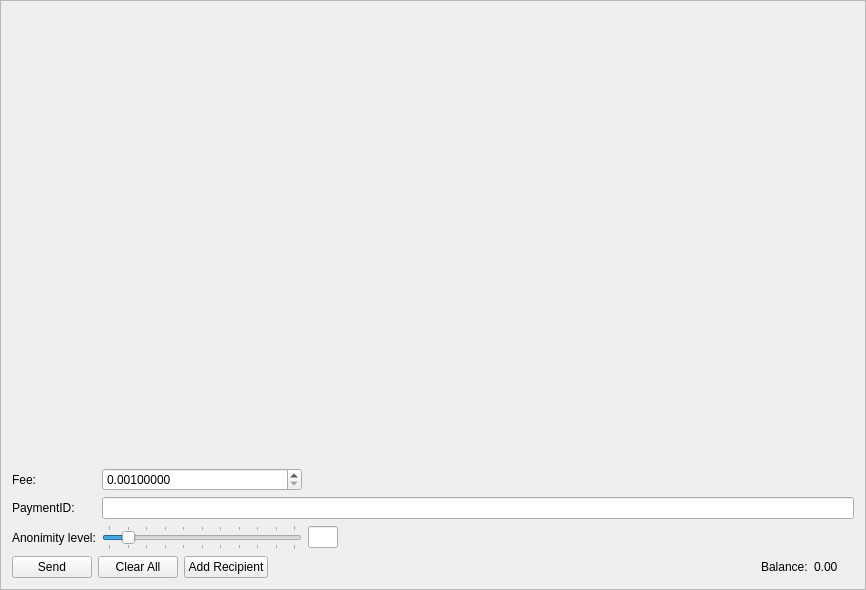
<?xml version="1.0" encoding="UTF-8"?>
<ui version="4.0">
 <class>SendFrame</class>
 <widget class="QFrame" name="SendFrame">
  <property name="geometry">
   <rect>
    <x>0</x>
    <y>0</y>
    <width>866</width>
    <height>590</height>
   </rect>
  </property>
  <property name="windowTitle">
   <string>Frame</string>
  </property>
  <property name="frameShape">
   <enum>QFrame::StyledPanel</enum>
  </property>
  <property name="frameShadow">
   <enum>QFrame::Raised</enum>
  </property>
  <layout class="QVBoxLayout" name="m_send_frame_main_layout">
   <item>
    <widget class="QScrollArea" name="m_transfersScrollarea">
     <property name="frameShape">
      <enum>QFrame::NoFrame</enum>
     </property>
     <property name="widgetResizable">
      <bool>true</bool>
     </property>
     <widget class="QWidget" name="scrollAreaWidgetContents">
      <property name="geometry">
       <rect>
        <x>0</x>
        <y>0</y>
        <width>840</width>
        <height>412</height>
       </rect>
      </property>
      <layout class="QVBoxLayout" name="m_send_frame_layout">
       <property name="leftMargin">
        <number>0</number>
       </property>
       <property name="topMargin">
        <number>0</number>
       </property>
       <property name="rightMargin">
        <number>0</number>
       </property>
       <property name="bottomMargin">
        <number>0</number>
       </property>
       <item>
        <spacer name="verticalSpacer">
         <property name="orientation">
          <enum>Qt::Vertical</enum>
         </property>
         <property name="sizeHint" stdset="0">
          <size>
           <width>20</width>
           <height>445</height>
          </size>
         </property>
        </spacer>
       </item>
      </layout>
     </widget>
    </widget>
   </item>
   <item>
    <layout class="QGridLayout" name="gridLayout">
     <property name="topMargin">
      <number>5</number>
     </property>
     <item row="2" column="0">
      <widget class="QLabel" name="label_2">
       <property name="text">
        <string>Anonimity level:</string>
       </property>
      </widget>
     </item>
     <item row="1" column="1" colspan="3">
      <widget class="QLineEdit" name="m_paymentIdEdit"/>
     </item>
     <item row="1" column="0">
      <widget class="QLabel" name="label_6">
       <property name="text">
        <string>PaymentID:</string>
       </property>
      </widget>
     </item>
     <item row="2" column="3">
      <spacer name="horizontalSpacer">
       <property name="orientation">
        <enum>Qt::Horizontal</enum>
       </property>
       <property name="sizeType">
        <enum>QSizePolicy::Expanding</enum>
       </property>
       <property name="sizeHint" stdset="0">
        <size>
         <width>298</width>
         <height>20</height>
        </size>
       </property>
      </spacer>
     </item>
     <item row="2" column="1">
      <widget class="QSlider" name="m_mixinSlider">
       <property name="maximumSize">
        <size>
         <width>200</width>
         <height>16777215</height>
        </size>
       </property>
       <property name="maximum">
        <number>10</number>
       </property>
       <property name="pageStep">
        <number>1</number>
       </property>
       <property name="value">
        <number>1</number>
       </property>
       <property name="tracking">
        <bool>false</bool>
       </property>
       <property name="orientation">
        <enum>Qt::Horizontal</enum>
       </property>
       <property name="tickPosition">
        <enum>QSlider::TicksBothSides</enum>
       </property>
       <property name="tickInterval">
        <number>1</number>
       </property>
      </widget>
     </item>
     <item row="2" column="2">
      <widget class="QLineEdit" name="m_mixinEdit">
       <property name="maximumSize">
        <size>
         <width>30</width>
         <height>16777215</height>
        </size>
       </property>
       <property name="text">
        <string notr="true"/>
       </property>
       <property name="maxLength">
        <number>5</number>
       </property>
       <property name="alignment">
        <set>Qt::AlignCenter</set>
       </property>
       <property name="readOnly">
        <bool>true</bool>
       </property>
      </widget>
     </item>
     <item row="0" column="0">
      <widget class="QLabel" name="label">
       <property name="text">
        <string>Fee:</string>
       </property>
      </widget>
     </item>
     <item row="0" column="1">
      <widget class="QDoubleSpinBox" name="m_feeSpin">
       <property name="decimals">
        <number>8</number>
       </property>
       <property name="minimum">
        <double>0.001000000000000</double>
       </property>
       <property name="maximum">
        <double>999999999999999.000000000000000</double>
       </property>
       <property name="singleStep">
        <double>0.010000000000000</double>
       </property>
       <property name="value">
        <double>0.001000000000000</double>
       </property>
      </widget>
     </item>
    </layout>
   </item>
   <item>
    <layout class="QHBoxLayout" name="horizontalLayout">
     <item>
      <widget class="QPushButton" name="m_sendButton">
       <property name="text">
        <string>Send</string>
       </property>
       <property name="icon">
        <iconset resource="../../resources.qrc">
         <normaloff>:/icons/send</normaloff>:/icons/send</iconset>
       </property>
      </widget>
     </item>
     <item>
      <widget class="QPushButton" name="m_clearAllButton">
       <property name="text">
        <string>Clear All</string>
       </property>
       <property name="icon">
        <iconset resource="../../resources.qrc">
         <normaloff>:/icons/remove</normaloff>:/icons/remove</iconset>
       </property>
      </widget>
     </item>
     <item>
      <widget class="QPushButton" name="m_addRecipientButton">
       <property name="text">
        <string>Add Recipient</string>
       </property>
       <property name="icon">
        <iconset resource="../../resources.qrc">
         <normaloff>:/icons/add</normaloff>:/icons/add</iconset>
       </property>
      </widget>
     </item>
     <item>
      <spacer name="horizontalSpacer_2">
       <property name="orientation">
        <enum>Qt::Horizontal</enum>
       </property>
       <property name="sizeHint" stdset="0">
        <size>
         <width>40</width>
         <height>20</height>
        </size>
       </property>
      </spacer>
     </item>
     <item>
      <widget class="QLabel" name="label_4">
       <property name="text">
        <string>Balance:</string>
       </property>
      </widget>
     </item>
     <item>
      <widget class="QLabel" name="m_balanceLabel">
       <property name="text">
        <string notr="true">0.00 </string>
       </property>
      </widget>
     </item>
     <item>
      <widget class="QLabel" name="m_tickerLabel">
       <property name="text">
        <string notr="true"/>
       </property>
      </widget>
     </item>
    </layout>
   </item>
  </layout>
 </widget>
 <tabstops>
  <tabstop>m_paymentIdEdit</tabstop>
  <tabstop>m_mixinSlider</tabstop>
  <tabstop>m_sendButton</tabstop>
  <tabstop>m_clearAllButton</tabstop>
  <tabstop>m_addRecipientButton</tabstop>
  <tabstop>m_transfersScrollarea</tabstop>
  <tabstop>m_mixinEdit</tabstop>
 </tabstops>
 <resources>
  <include location="../../resources.qrc"/>
 </resources>
 <connections>
  <connection>
   <sender>m_addRecipientButton</sender>
   <signal>clicked()</signal>
   <receiver>SendFrame</receiver>
   <slot>addRecipientClicked()</slot>
   <hints>
    <hint type="sourcelabel">
     <x>282</x>
     <y>561</y>
    </hint>
    <hint type="destinationlabel">
     <x>432</x>
     <y>294</y>
    </hint>
   </hints>
  </connection>
  <connection>
   <sender>m_clearAllButton</sender>
   <signal>clicked()</signal>
   <receiver>SendFrame</receiver>
   <slot>clearAllClicked()</slot>
   <hints>
    <hint type="sourcelabel">
     <x>154</x>
     <y>561</y>
    </hint>
    <hint type="destinationlabel">
     <x>432</x>
     <y>294</y>
    </hint>
   </hints>
  </connection>
  <connection>
   <sender>m_sendButton</sender>
   <signal>clicked()</signal>
   <receiver>SendFrame</receiver>
   <slot>sendClicked()</slot>
   <hints>
    <hint type="sourcelabel">
     <x>53</x>
     <y>561</y>
    </hint>
    <hint type="destinationlabel">
     <x>432</x>
     <y>294</y>
    </hint>
   </hints>
  </connection>
  <connection>
   <sender>m_mixinSlider</sender>
   <signal>valueChanged(int)</signal>
   <receiver>SendFrame</receiver>
   <slot>mixinValueChanged(int)</slot>
   <hints>
    <hint type="sourcelabel">
     <x>221</x>
     <y>520</y>
    </hint>
    <hint type="destinationlabel">
     <x>432</x>
     <y>294</y>
    </hint>
   </hints>
  </connection>
 </connections>
 <slots>
  <slot>sendClicked()</slot>
  <slot>clearAllClicked()</slot>
  <slot>addRecipientClicked()</slot>
  <slot>mixinValueChanged(int)</slot>
 </slots>
</ui>
